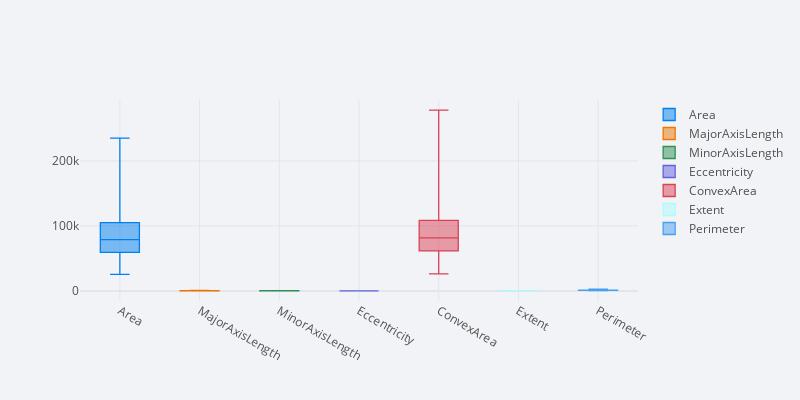

The cell this chart's notebook holds for it:
### Code cell
df.iloc[:,:-1].iplot(
    kind="box",
    theme = 'polar',
    dimensions =(800,400),
    title= '', 
    xTitle = '', 
    yTitle= '',  
)

### Figure 1 — Plotly figure (JSON) as saved in the notebook; plotly's stock layout.template omitted (floating-point values rounded to 4 significant figures; data arrays with more than 128 entries replaced by an {"elided": "..."} marker saying what was removed)
{"data": [{"boxpoints": false, "line": {"width": 1.3}, "marker": {"color": "rgba(0, 128, 240, 1.0)"}, "name": "Area", "orientation": "v", "type": "box", "y": {"elided": "900 int values"}}, {"boxpoints": false, "line": {"width": 1.3}, "marker": {"color": "rgba(238, 118, 0, 1.0)"}, "name": "MajorAxisLength", "orientation": "v", "type": "box", "y": {"elided": "900 float values"}}, {"boxpoints": false, "line": {"width": 1.3}, "marker": {"color": "rgba(48, 144, 84, 1.0)"}, "name": "MinorAxisLength", "orientation": "v", "type": "box", "y": {"elided": "900 float values"}}, {"boxpoints": false, "line": {"width": 1.3}, "marker": {"color": "rgba(98, 98, 222, 1.0)"}, "name": "Eccentricity", "orientation": "v", "type": "box", "y": {"elided": "900 float values"}}, {"boxpoints": false, "line": {"width": 1.3}, "marker": {"color": "rgba(217, 66, 85, 1.0)"}, "name": "ConvexArea", "orientation": "v", "type": "box", "y": {"elided": "900 int values"}}, {"boxpoints": false, "line": {"width": 1.3}, "marker": {"color": "rgba(173, 252, 252, 1.0)"}, "name": "Extent", "orientation": "v", "type": "box", "y": {"elided": "900 float values"}}, {"boxpoints": false, "line": {"width": 1.3}, "marker": {"color": "rgba(70, 160, 240, 1.0)"}, "name": "Perimeter", "orientation": "v", "type": "box", "y": {"elided": "900 float values"}}], "layout": {"height": 400, "legend": {"bgcolor": "#F2F3F7", "font": {"color": "#505050"}}, "paper_bgcolor": "#F2F3F7", "plot_bgcolor": "#F2F3F7", "title": {"font": {"color": "#484848"}}, "width": 800, "xaxis": {"gridcolor": "#E1E5ED", "showgrid": true, "tickfont": {"color": "#505050"}, "title": {"font": {"color": "#505050"}, "text": ""}, "zerolinecolor": "#E1E5ED"}, "yaxis": {"gridcolor": "#E1E5ED", "showgrid": true, "tickfont": {"color": "#505050"}, "title": {"font": {"color": "#505050"}, "text": ""}, "zerolinecolor": "#E1E5ED"}}}
